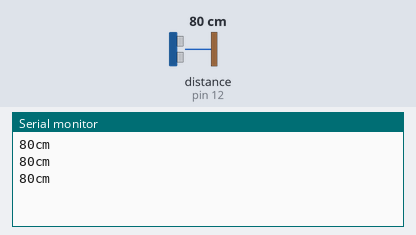
This sketch was run on a simulated Arduino Uno, built with avr-gcc and run on an emulated ATmega328P. On the bench: the last lines printed to the serial monitor. The test bench sets the inputs (shaded band); at power-on: distance to the obstacle (sensor on pin 12) 80 cm. The echo pulse lasts 58.3 µs per cm.

Above: at 1.3 s.
1.4 s: distance to the obstacle (sensor on pin 12) set to 2 cm
At 2.0 s:
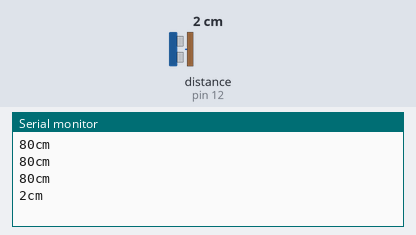
2.9 s: distance to the obstacle (sensor on pin 12) set to 4 cm
At 3.6 s:
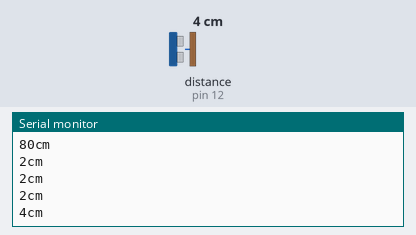
Timing chart, 0 to 5.9 s (numbered marks = the images above; inputs shaded):
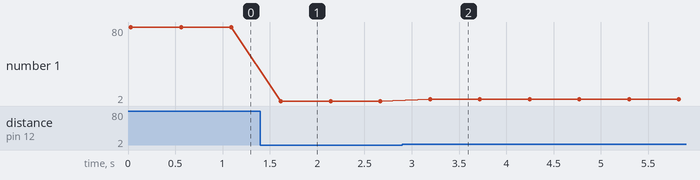

Measured:
- after the input at 1.4 s, the serial monitor: prints a new line after 0.22 s (image 1)
- after the input at 2.9 s, the serial monitor: prints a new line after 0.29 s (image 2)
- plotted number 1: 80 → 2 after the input at 1.4 s, 2 → 4 after the input at 2.9 s

The sketch:

Ultrasonic.ino
```cpp
#include "SR04.h"
#define TRIG_PIN 12
#define ECHO_PIN 13
SR04 sr04 = SR04(ECHO_PIN,TRIG_PIN);
long a;

void setup() {
  Serial.begin(115200);
}

void loop() {
   a=sr04.Distance();
   Serial.print(a);
   Serial.println("cm");
   delay(500);
}
```
